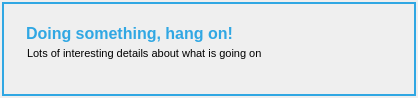
<?xml version="1.0" encoding="UTF-8"?>
<ui version="4.0">
 <class>BusyDialog</class>
 <widget class="QDialog" name="BusyDialog">
  <property name="geometry">
   <rect>
    <x>0</x>
    <y>0</y>
    <width>418</width>
    <height>98</height>
   </rect>
  </property>
  <property name="windowTitle">
   <string>Dialog</string>
  </property>
  <property name="styleSheet">
   <string notr="true">/* Style for the window itself */
#frame {
border-color: #30A7E3;
border-style: solid;
border-width: 2px;
}

/* Style for the header text */
#title { 
color: #30A7E3;
margin-top: 15px;
margin-bottom: 0px;
margin-left: 1px;
font-size: 16px;
font-weight: bold;
}

/* Style for the details text */
#details { 
margin-top: 1px;
margin-left: 3px;
margin-bottom: 0px;
font-size: 11px;
}
</string>
  </property>
  <layout class="QHBoxLayout" name="horizontalLayout_2">
   <property name="spacing">
    <number>2</number>
   </property>
   <property name="margin">
    <number>2</number>
   </property>
   <item>
    <widget class="QFrame" name="frame">
     <property name="frameShape">
      <enum>QFrame::StyledPanel</enum>
     </property>
     <property name="frameShadow">
      <enum>QFrame::Raised</enum>
     </property>
     <layout class="QHBoxLayout" name="horizontalLayout">
      <property name="spacing">
       <number>5</number>
      </property>
      <property name="margin">
       <number>5</number>
      </property>
      <item>
       <widget class="QLabel" name="label">
        <property name="text">
         <string/>
        </property>
        <property name="pixmap">
         <pixmap resource="resources.qrc">:/Tank.Platform.Qt/sg_logo_80px.png</pixmap>
        </property>
       </widget>
      </item>
      <item>
       <layout class="QVBoxLayout" name="verticalLayout">
        <property name="spacing">
         <number>0</number>
        </property>
        <item>
         <widget class="QLabel" name="title">
          <property name="sizePolicy">
           <sizepolicy hsizetype="Expanding" vsizetype="Preferred">
            <horstretch>0</horstretch>
            <verstretch>0</verstretch>
           </sizepolicy>
          </property>
          <property name="text">
           <string>Doing something, hang on!</string>
          </property>
         </widget>
        </item>
        <item>
         <widget class="QLabel" name="details">
          <property name="sizePolicy">
           <sizepolicy hsizetype="Preferred" vsizetype="Expanding">
            <horstretch>0</horstretch>
            <verstretch>0</verstretch>
           </sizepolicy>
          </property>
          <property name="text">
           <string>Lots of interesting details about what is going on</string>
          </property>
          <property name="alignment">
           <set>Qt::AlignLeading|Qt::AlignLeft|Qt::AlignTop</set>
          </property>
          <property name="wordWrap">
           <bool>true</bool>
          </property>
          <property name="margin">
           <number>0</number>
          </property>
         </widget>
        </item>
       </layout>
      </item>
     </layout>
    </widget>
   </item>
  </layout>
 </widget>
 <resources>
  <include location="resources.qrc"/>
 </resources>
 <connections/>
</ui>
